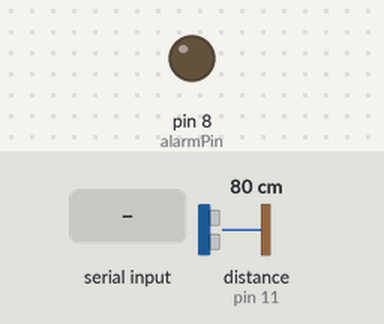
The sketch below on a simulated Arduino Uno, built with avr-gcc and run on an emulated ATmega328P. On the bench: output pins drawn as LEDs (lit = HIGH). Wiring (inferred from the names in the program): ultrasonic range finder: trigger pin 11; echo pin 11. The test bench sets the inputs (shaded band); at power-on: distance to the obstacle (sensor on pin 11) 80 cm. The echo pulse lasts 58.3 µs per cm; what the sketch prints to the serial monitor is not drawn.

Above: at 1.2 s.
1.3 s: "1" received over Serial
At 2.1 s:
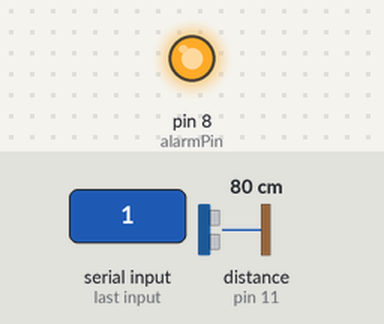
Timing chart, 0 to 8.8 s (numbered marks = the images above; inputs shaded):
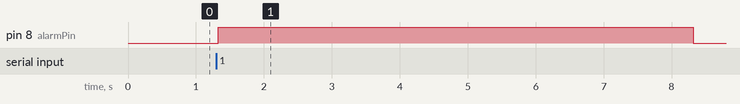

Measured:
- after the input at 1.3 s, pin 8 (alarmPin): LOW → HIGH at once, → LOW 7.0 s later

The sketch:

SensorAlarm.ino
```cpp
// version 0.5


//io defs
const int sensorPin = 11;
const int alarmPin = 8;

//constants
const long sensorDistanceMin = 150;
const int alarmDuration = 100;
const int sensorThrottleMax = 25;


//globals
int alarmTicks;
int sensorThrottle;

///////////////////////////////////
void setup()
{
  Serial.begin(9600);

  pinMode(sensorPin, INPUT);  // ping sensor
  pinMode(alarmPin, OUTPUT);  // alarm

  alarmTicks = 0;
  sensorThrottle = 0;
}

///////////////////////////////////
void loop()
{

  //check the sensor
  if (sensorReadPing(sensorPin) < sensorDistanceMin)
  {
    if(sensorThrottle <1)
    {
      out("s");

    }
    sensorThrottle = sensorThrottleMax;
  }

  if(sensorThrottle >0)
  {
    sensorThrottle--;
  }

  delay(5);

  //check for serial input
  int incomingByte = 0;
  if (Serial.available() > 0)
  {
    // read the incoming byte:
    incomingByte = Serial.read();

    //turn on the alarm
    setAlarm(1);
  }

  delay(5);

  //check the alarm
  if(alarmTicks > 0)
  {
    alarmTicks--;

    //turn off the alarm
    if(alarmTicks < 1)
    {
      setAlarm(0);
    }
  }

  delay(5);

}

/////////////////////////////////
void setAlarm(int state)
{

  if(state == 1)
  {
      out("Alarm ON");
      digitalWrite(alarmPin, HIGH);
      alarmTicks = alarmDuration;
  }
  else
  {
    out("Alarm OFF");
    digitalWrite(alarmPin, LOW);
    alarmTicks == 0;
  }
}

/////////////////////////////////
// get ping sensor measurement
long sensorReadPing(int pingPin)
{
  //vars
  long duration;
  long cm;

  //sensor is triggered by a high pulse of more than 2 microseconds
  //send a short low pulse to ensure a clean high pulse
  pinMode(pingPin, OUTPUT); // maybe move this to setup for speed?
  digitalWrite(pingPin, LOW);
  delayMicroseconds(2);
  digitalWrite(pingPin, HIGH);
  delayMicroseconds(5);

  digitalWrite(pingPin, LOW);

  //duration is the time in microseconds the sensor echo took
  pinMode(pingPin, INPUT);
  duration = pulseIn(pingPin, HIGH);


  //Serial.println(duration);

  // convert the time into a distance
  cm = microsecondsToCentimeters(duration);


  //short delay to keep everything clean
  delay(50); //was 100

  //
  //Serial.println(cm);

  //return
  return cm;
}

/////////////////////////////////
long microsecondsToCentimeters(long microseconds)
{
  //speed of sound is 340 m/s
  //29 microseconds per centimeter
  return microseconds / 29 / 2;
}

/////////////////////////////////
void out(String output)
{
  Serial.print(output);
}
```
